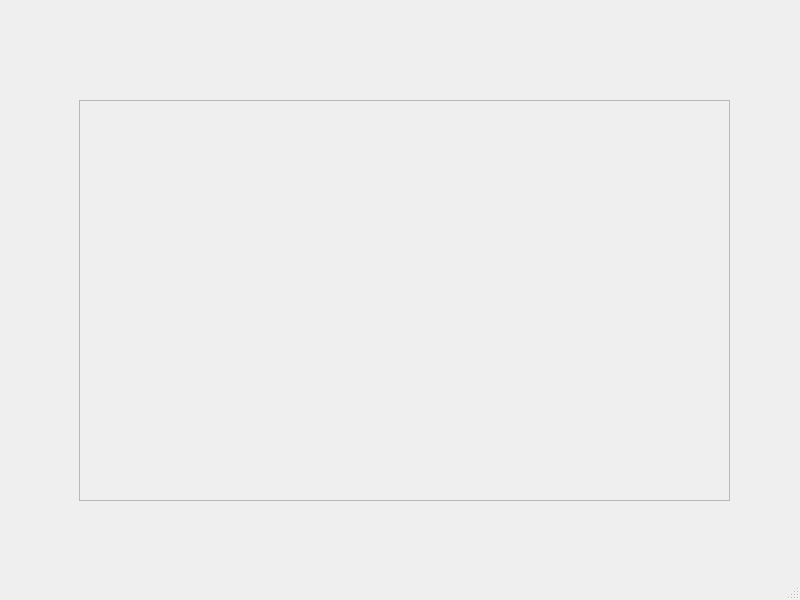
<?xml version="1.0" encoding="UTF-8"?>
<ui version="4.0">
 <class>MainWindow</class>
 <widget class="QMainWindow" name="MainWindow">
  <property name="geometry">
   <rect>
    <x>0</x>
    <y>0</y>
    <width>800</width>
    <height>600</height>
   </rect>
  </property>
  <property name="windowTitle">
   <string>MainWindow</string>
  </property>
  <widget class="QWidget" name="centralwidget">
   <widget class="QFrame" name="frame">
    <property name="geometry">
     <rect>
      <x>79</x>
      <y>100</y>
      <width>651</width>
      <height>401</height>
     </rect>
    </property>
    <property name="frameShape">
     <enum>QFrame::StyledPanel</enum>
    </property>
    <property name="frameShadow">
     <enum>QFrame::Raised</enum>
    </property>
   </widget>
  </widget>
  <widget class="QMenuBar" name="menubar">
   <property name="geometry">
    <rect>
     <x>0</x>
     <y>0</y>
     <width>800</width>
     <height>22</height>
    </rect>
   </property>
  </widget>
  <widget class="QStatusBar" name="statusbar"/>
 </widget>
 <resources/>
 <connections/>
</ui>
